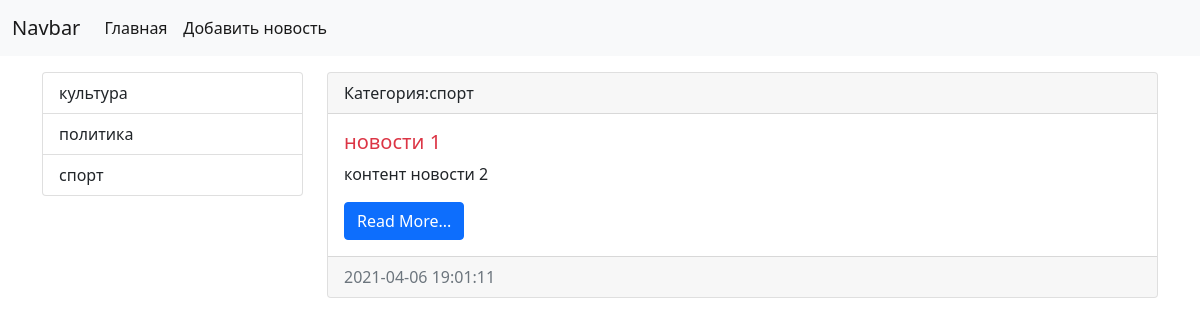
Page /category/3/ on the earlier database version.
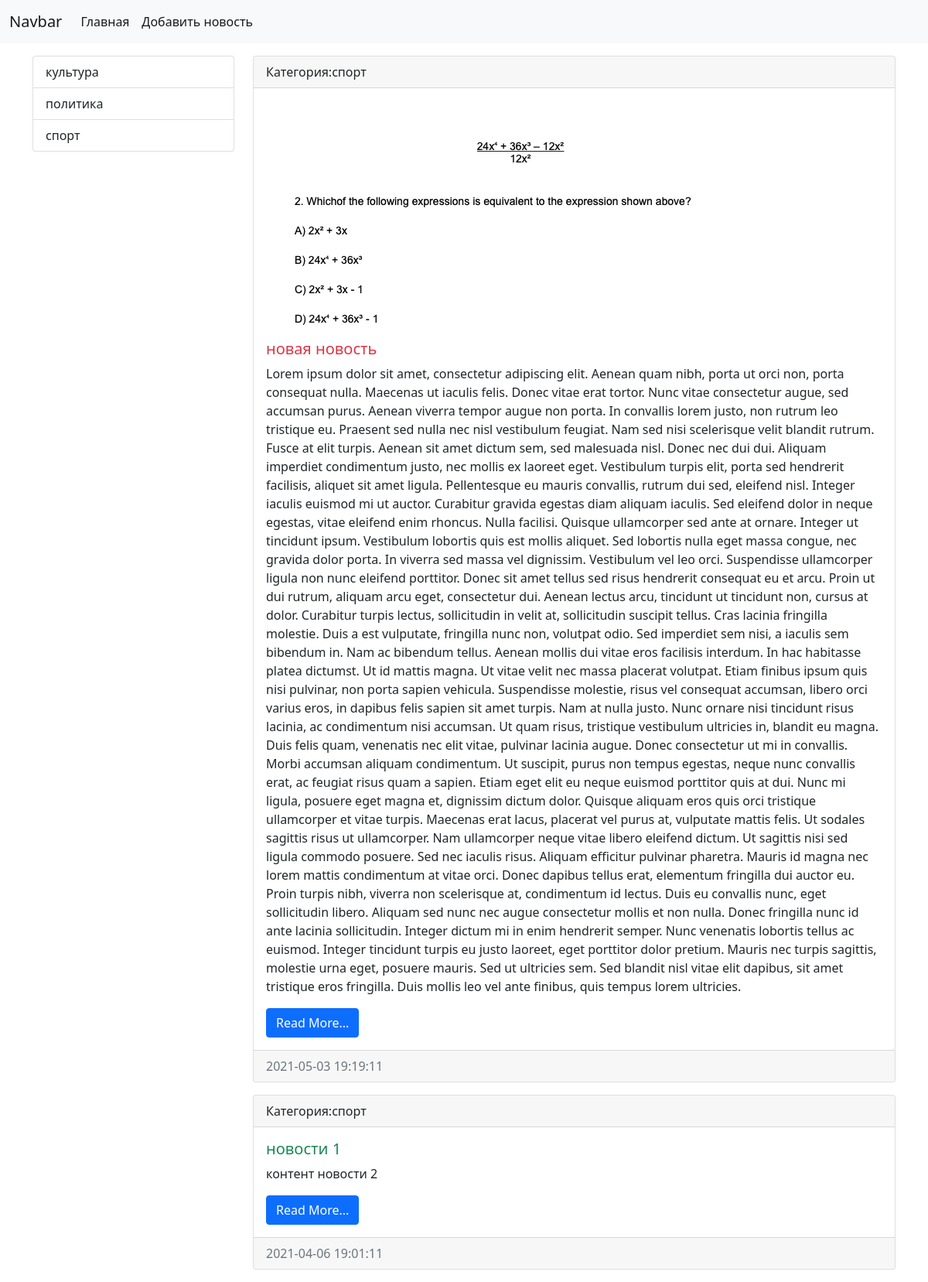
Same page on the later database version.
### news/models.py (models this page shows, shortened)
class Category(models.Model):
    title = models.CharField(blank=True, max_length=150, db_index=True, verbose_name="Наименование")
    class Meta:
        verbose_name = 'категория'
        verbose_name_plural = 'категории'
        ordering = ['title']
    def __str__(self):
        return self.title

class News(models.Model):
    title = models.CharField(max_length=150, verbose_name='Наименование')
    content = models.TextField(blank=True, verbose_name='Контент')
    created_at=models.DateTimeField(auto_now_add=True,verbose_name='дата создания')
    updated_at=models.DateTimeField(auto_now=True, verbose_name='дата редактирования')
    photo=models.ImageField(upload_to="photo/%Y/%m/%d/", verbose_name='фото', blank = True)
    is_published = models.BooleanField(default=True, verbose_name='опубликовано?')
    category = models.ForeignKey('Category', on_delete=models.PROTECT, null = True, blank=True, verbose_name='Категория')
    class Meta:
        verbose_name = 'Новость'
        verbose_name_plural = 'Новости'
        ordering = ['-created_at', '-title']

### news/views.py (the view)
# urls.py: path('category/<int:index_category>/', get_category, name="category"),
def get_category(request, index_category):
    news = News.objects.filter(category_id=index_category)
    categories = Category.objects.all()
    category = Category.objects.get(pk=index_category)
    return render(request, 'news/category.html', {'news': news, 'category': category, 'categoryDb': categories})

### news/templates/news/category.html (shortened to what this page needs)
{% extends 'base.html' %}
{% block sidebar %}
<div class="col-md-3">
  <div class="list-group">
    {% for item_category in categoryDb %}
    <a href="{% url 'category' item_category.pk %}" class="list-group-item list-group-item-action">{{ item_category.title}}</a>
  {% endfor %}
  </div>
</div>
{% endblock sidebar %}
{% block content %}
<div class="col-md-9">
            {% for item  in news %}
            <div class="card mb-3">
              <div class="card-header">
                Категория:{{item.category}}
              </div>
              <div class="card-body">
              <div class="media">
                {% if item.photo %}
                <img src="{{item.photo.url}}" alt="">
                {% endif %}
                <div class="media-body">
                <h5 class="card-title {% cycle  'text-danger' 'text-success' %}">{{item.title}}</h5>
                <p class="card-text">{{item.content}}</p>
                <a href="/" class="btn btn-primary">Read More...</a>
                </div>
              </div>
              </div>
              <div class="card-footer text-muted">
                {{ item.created_at|date:"Y-m-d H:i:s" }}
              </div>
            </div>
            {% empty %}
            Oopss
            {% endfor %}
          </div>
{% endblock content %}

Differences in the rows shown:
added News: category "спорт", photo (picture), title "новая новость", content "Lorem ipsum dolor sit amet, consectetur adipiscing elit. Aenean quam nibh, porta ut orci non, porta consequat nulla. Maecenas ut iaculis felis. Donec vitae erat tortor. Nunc vitae consectetur augue, sed accumsan purus. Aenean viverra tempor augue non porta. In convallis lorem justo, non rutrum leo tristique eu. Praesent sed nulla nec nisl vestibulum feugiat. Nam sed nisi scelerisque velit blandit rutrum. Fusce at elit turpis. Aenean sit amet dictum sem, sed malesuada nisl. Donec nec dui dui. Aliquam imperdiet condimentum justo, nec mollis ex laoreet eget. Vestibulum turpis elit, porta sed hendrerit facilisis, aliquet sit amet ligula. Pellentesque eu mauris convallis, rutrum dui sed,…", created_at "2021-05-03 19:19:11"
